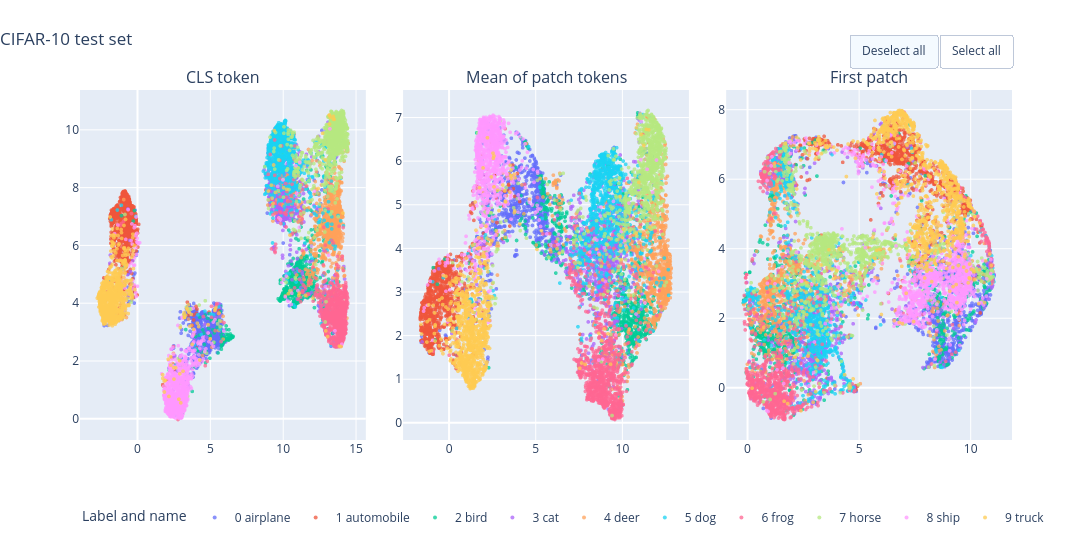

Notebook code for this chart:
### Code cell
class_name = [f"{int(label)} {CLASS_NAMES[int(label)]}" for label in labels]
class_order = [f"{i} {name}" for i, name in enumerate(CLASS_NAMES)]
panel_names = list(embeddings)

fig = make_subplots(
    rows=1,
    cols=3,
    subplot_titles=panel_names,
    horizontal_spacing=0.04,
)

for col, name in enumerate(panel_names, start=1):
    frame = pd.DataFrame({
        "umap_1": coords[name][:, 0],
        "umap_2": coords[name][:, 1],
        "label": labels.astype(int),
        "class_name": class_name,
    })
    panel = px.scatter(
        frame,
        x="umap_1",
        y="umap_2",
        color="class_name",
        category_orders={"class_name": class_order},
        color_discrete_sequence=CLASS_COLORS,
        hover_data={"label": True, "class_name": True, "umap_1": ":.2f", "umap_2": ":.2f"},
        labels={"umap_1": "UMAP 1", "umap_2": "UMAP 2", "class_name": "Class"},
    )
    for trace in panel.data:
        trace.legendgroup = trace.name
        trace.showlegend = col == 1
        fig.add_trace(trace, row=1, col=col)

fig.update_traces(marker=dict(size=4, opacity=0.75))
fig.update_layout(
    title=dict(text="CIFAR-10 test set", x=0, xanchor="left"),
    legend=dict(
        title="Label and name",
        orientation="h",
        yanchor="top",
        y=-0.18,
        x=0,
    ),
    width=1400,
    height=560,
    margin=dict(t=90, b=120),
    updatemenus=[
        dict(
            type="buttons",
            direction="right",
            x=1,
            xanchor="right",
            y=1.16,
            yanchor="top",
            buttons=[
                dict(
                    label="Deselect all",
                    method="restyle",
                    args=[{"visible": "legendonly"}],
                ),
                dict(
                    label="Select all",
                    method="restyle",
                    args=[{"visible": True}],
                ),
            ],
        )
    ],
)
fig.show()

### Figure 1 — Plotly figure (JSON) as saved in the notebook; plotly's stock layout.template omitted (floating-point values rounded to 4 significant figures; data arrays with more than 128 entries replaced by an {"elided": "..."} marker saying what was removed)
{"data": [{"customdata": {"elided": "1000x2 mixed values"}, "hovertemplate": "Class=%{customdata[1]}<br>UMAP 1=%{x:.2f}<br>UMAP 2=%{y:.2f}<br>label=%{customdata[0]}<extra></extra>", "legendgroup": "0 airplane", "marker": {"color": "#636EFA", "opacity": 0.75, "size": 4, "symbol": "circle"}, "mode": "markers", "name": "0 airplane", "showlegend": true, "type": "scattergl", "x": {"elided": "1000 float values"}, "xaxis": "x", "y": {"elided": "1000 float values"}, "yaxis": "y"}, {"customdata": {"elided": "1000x2 mixed values"}, "hovertemplate": "Class=%{customdata[1]}<br>UMAP 1=%{x:.2f}<br>UMAP 2=%{y:.2f}<br>label=%{customdata[0]}<extra></extra>", "legendgroup": "1 automobile", "marker": {"color": "#EF553B", "opacity": 0.75, "size": 4, "symbol": "circle"}, "mode": "markers", "name": "1 automobile", "showlegend": true, "type": "scattergl", "x": {"elided": "1000 float values"}, "xaxis": "x", "y": {"elided": "1000 float values"}, "yaxis": "y"}, {"customdata": {"elided": "1000x2 mixed values"}, "hovertemplate": "Class=%{customdata[1]}<br>UMAP 1=%{x:.2f}<br>UMAP 2=%{y:.2f}<br>label=%{customdata[0]}<extra></extra>", "legendgroup": "2 bird", "marker": {"color": "#00CC96", "opacity": 0.75, "size": 4, "symbol": "circle"}, "mode": "markers", "name": "2 bird", "showlegend": true, "type": "scattergl", "x": {"elided": "1000 float values"}, "xaxis": "x", "y": {"elided": "1000 float values"}, "yaxis": "y"}, {"customdata": {"elided": "1000x2 mixed values"}, "hovertemplate": "Class=%{customdata[1]}<br>UMAP 1=%{x:.2f}<br>UMAP 2=%{y:.2f}<br>label=%{customdata[0]}<extra></extra>", "legendgroup": "3 cat", "marker": {"color": "#AB63FA", "opacity": 0.75, "size": 4, "symbol": "circle"}, "mode": "markers", "name": "3 cat", "showlegend": true, "type": "scattergl", "x": {"elided": "1000 float values"}, "xaxis": "x", "y": {"elided": "1000 float values"}, "yaxis": "y"}, {"customdata": {"elided": "1000x2 mixed values"}, "hovertemplate": "Class=%{customdata[1]}<br>UMAP 1=%{x:.2f}<br>UMAP 2=%{y:.2f}<br>label=%{customdata[0]}<extra></extra>", "legendgroup": "4 deer", "marker": {"color": "#FFA15A", "opacity": 0.75, "size": 4, "symbol": "circle"}, "mode": "markers", "name": "4 deer", "showlegend": true, "type": "scattergl", "x": {"elided": "1000 float values"}, "xaxis": "x", "y": {"elided": "1000 float values"}, "yaxis": "y"}, {"customdata": {"elided": "1000x2 mixed values"}, "hovertemplate": "Class=%{customdata[1]}<br>UMAP 1=%{x:.2f}<br>UMAP 2=%{y:.2f}<br>label=%{customdata[0]}<extra></extra>", "legendgroup": "5 dog", "marker": {"color": "#19D3F3", "opacity": 0.75, "size": 4, "symbol": "circle"}, "mode": "markers", "name": "5 dog", "showlegend": true, "type": "scattergl", "x": {"elided": "1000 float values"}, "xaxis": "x", "y": {"elided": "1000 float values"}, "yaxis": "y"}, {"customdata": {"elided": "1000x2 mixed values"}, "hovertemplate": "Class=%{customdata[1]}<br>UMAP 1=%{x:.2f}<br>UMAP 2=%{y:.2f}<br>label=%{customdata[0]}<extra></extra>", "legendgroup": "6 frog", "marker": {"color": "#FF6692", "opacity": 0.75, "size": 4, "symbol": "circle"}, "mode": "markers", "name": "6 frog", "showlegend": true, "type": "scattergl", "x": {"elided": "1000 float values"}, "xaxis": "x", "y": {"elided": "1000 float values"}, "yaxis": "y"}, {"customdata": {"elided": "1000x2 mixed values"}, "hovertemplate": "Class=%{customdata[1]}<br>UMAP 1=%{x:.2f}<br>UMAP 2=%{y:.2f}<br>label=%{customdata[0]}<extra></extra>", "legendgroup": "7 horse", "marker": {"color": "#B6E880", "opacity": 0.75, "size": 4, "symbol": "circle"}, "mode": "markers", "name": "7 horse", "showlegend": true, "type": "scattergl", "x": {"elided": "1000 float values"}, "xaxis": "x", "y": {"elided": "1000 float values"}, "yaxis": "y"}, {"customdata": {"elided": "1000x2 mixed values"}, "hovertemplate": "Class=%{customdata[1]}<br>UMAP 1=%{x:.2f}<br>UMAP 2=%{y:.2f}<br>label=%{customdata[0]}<extra></extra>", "legendgroup": "8 ship", "marker": {"color": "#FF97FF", "opacity": 0.75, "size": 4, "symbol": "circle"}, "mode": "markers", "name": "8 ship", "showlegend": true, "type": "scattergl", "x": {"elided": "1000 float values"}, "xaxis": "x", "y": {"elided": "1000 float values"}, "yaxis": "y"}, {"customdata": {"elided": "1000x2 mixed values"}, "hovertemplate": "Class=%{customdata[1]}<br>UMAP 1=%{x:.2f}<br>UMAP 2=%{y:.2f}<br>label=%{customdata[0]}<extra></extra>", "legendgroup": "9 truck", "marker": {"color": "#FECB52", "opacity": 0.75, "size": 4, "symbol": "circle"}, "mode": "markers", "name": "9 truck", "showlegend": true, "type": "scattergl", "x": {"elided": "1000 float values"}, "xaxis": "x", "y": {"elided": "1000 float values"}, "yaxis": "y"}, {"customdata": {"elided": "1000x2 mixed values"}, "hovertemplate": "Class=%{customdata[1]}<br>UMAP 1=%{x:.2f}<br>UMAP 2=%{y:.2f}<br>label=%{customdata[0]}<extra></extra>", "legendgroup": "0 airplane", "marker": {"color": "#636EFA", "opacity": 0.75, "size": 4, "symbol": "circle"}, "mode": "markers", "name": "0 airplane", "showlegend": false, "type": "scattergl", "x": {"elided": "1000 float values"}, "xaxis": "x2", "y": {"elided": "1000 float values"}, "yaxis": "y2"}, {"customdata": {"elided": "1000x2 mixed values"}, "hovertemplate": "Class=%{customdata[1]}<br>UMAP 1=%{x:.2f}<br>UMAP 2=%{y:.2f}<br>label=%{customdata[0]}<extra></extra>", "legendgroup": "1 automobile", "marker": {"color": "#EF553B", "opacity": 0.75, "size": 4, "symbol": "circle"}, "mode": "markers", "name": "1 automobile", "showlegend": false, "type": "scattergl", "x": {"elided": "1000 float values"}, "xaxis": "x2", "y": {"elided": "1000 float values"}, "yaxis": "y2"}, {"customdata": {"elided": "1000x2 mixed values"}, "hovertemplate": "Class=%{customdata[1]}<br>UMAP 1=%{x:.2f}<br>UMAP 2=%{y:.2f}<br>label=%{customdata[0]}<extra></extra>", "legendgroup": "2 bird", "marker": {"color": "#00CC96", "opacity": 0.75, "size": 4, "symbol": "circle"}, "mode": "markers", "name": "2 bird", "showlegend": false, "type": "scattergl", "x": {"elided": "1000 float values"}, "xaxis": "x2", "y": {"elided": "1000 float values"}, "yaxis": "y2"}, {"customdata": {"elided": "1000x2 mixed values"}, "hovertemplate": "Class=%{customdata[1]}<br>UMAP 1=%{x:.2f}<br>UMAP 2=%{y:.2f}<br>label=%{customdata[0]}<extra></extra>", "legendgroup": "3 cat", "marker": {"color": "#AB63FA", "opacity": 0.75, "size": 4, "symbol": "circle"}, "mode": "markers", "name": "3 cat", "showlegend": false, "type": "scattergl", "x": {"elided": "1000 float values"}, "xaxis": "x2", "y": {"elided": "1000 float values"}, "yaxis": "y2"}, {"customdata": {"elided": "1000x2 mixed values"}, "hovertemplate": "Class=%{customdata[1]}<br>UMAP 1=%{x:.2f}<br>UMAP 2=%{y:.2f}<br>label=%{customdata[0]}<extra></extra>", "legendgroup": "4 deer", "marker": {"color": "#FFA15A", "opacity": 0.75, "size": 4, "symbol": "circle"}, "mode": "markers", "name": "4 deer", "showlegend": false, "type": "scattergl", "x": {"elided": "1000 float values"}, "xaxis": "x2", "y": {"elided": "1000 float values"}, "yaxis": "y2"}, {"customdata": {"elided": "1000x2 mixed values"}, "hovertemplate": "Class=%{customdata[1]}<br>UMAP 1=%{x:.2f}<br>UMAP 2=%{y:.2f}<br>label=%{customdata[0]}<extra></extra>", "legendgroup": "5 dog", "marker": {"color": "#19D3F3", "opacity": 0.75, "size": 4, "symbol": "circle"}, "mode": "markers", "name": "5 dog", "showlegend": false, "type": "scattergl", "x": {"elided": "1000 float values"}, "xaxis": "x2", "y": {"elided": "1000 float values"}, "yaxis": "y2"}, {"customdata": {"elided": "1000x2 mixed values"}, "hovertemplate": "Class=%{customdata[1]}<br>UMAP 1=%{x:.2f}<br>UMAP 2=%{y:.2f}<br>label=%{customdata[0]}<extra></extra>", "legendgroup": "6 frog", "marker": {"color": "#FF6692", "opacity": 0.75, "size": 4, "symbol": "circle"}, "mode": "markers", "name": "6 frog", "showlegend": false, "type": "scattergl", "x": {"elided": "1000 float values"}, "xaxis": "x2", "y": {"elided": "1000 float values"}, "yaxis": "y2"}, {"customdata": {"elided": "1000x2 mixed values"}, "hovertemplate": "Class=%{customdata[1]}<br>UMAP 1=%{x:.2f}<br>UMAP 2=%{y:.2f}<br>label=%{customdata[0]}<extra></extra>", "legendgroup": "7 horse", "marker": {"color": "#B6E880", "opacity": 0.75, "size": 4, "symbol": "circle"}, "mode": "markers", "name": "7 horse", "showlegend": false, "type": "scattergl", "x": {"elided": "1000 float values"}, "xaxis": "x2", "y": {"elided": "1000 float values"}, "yaxis": "y2"}, {"customdata": {"elided": "1000x2 mixed values"}, "hovertemplate": "Class=%{customdata[1]}<br>UMAP 1=%{x:.2f}<br>UMAP 2=%{y:.2f}<br>label=%{customdata[0]}<extra></extra>", "legendgroup": "8 ship", "marker": {"color": "#FF97FF", "opacity": 0.75, "size": 4, "symbol": "circle"}, "mode": "markers", "name": "8 ship", "showlegend": false, "type": "scattergl", "x": {"elided": "1000 float values"}, "xaxis": "x2", "y": {"elided": "1000 float values"}, "yaxis": "y2"}, {"customdata": {"elided": "1000x2 mixed values"}, "hovertemplate": "Class=%{customdata[1]}<br>UMAP 1=%{x:.2f}<br>UMAP 2=%{y:.2f}<br>label=%{customdata[0]}<extra></extra>", "legendgroup": "9 truck", "marker": {"color": "#FECB52", "opacity": 0.75, "size": 4, "symbol": "circle"}, "mode": "markers", "name": "9 truck", "showlegend": false, "type": "scattergl", "x": {"elided": "1000 float values"}, "xaxis": "x2", "y": {"elided": "1000 float values"}, "yaxis": "y2"}, {"customdata": {"elided": "1000x2 mixed values"}, "hovertemplate": "Class=%{customdata[1]}<br>UMAP 1=%{x:.2f}<br>UMAP 2=%{y:.2f}<br>label=%{customdata[0]}<extra></extra>", "legendgroup": "0 airplane", "marker": {"color": "#636EFA", "opacity": 0.75, "size": 4, "symbol": "circle"}, "mode": "markers", "name": "0 airplane", "showlegend": false, "type": "scattergl", "x": {"elided": "1000 float values"}, "xaxis": "x3", "y": {"elided": "1000 float values"}, "yaxis": "y3"}, {"customdata": {"elided": "1000x2 mixed values"}, "hovertemplate": "Class=%{customdata[1]}<br>UMAP 1=%{x:.2f}<br>UMAP 2=%{y:.2f}<br>label=%{customdata[0]}<extra></extra>", "legendgroup": "1 automobile", "marker": {"color": "#EF553B", "opacity": 0.75, "size": 4, "symbol": "circle"}, "mode": "markers", "name": "1 automobile", "showlegend": false, "type": "scattergl", "x": {"elided": "1000 float values"}, "xaxis": "x3", "y": {"elided": "1000 float values"}, "yaxis": "y3"}, {"customdata": {"elided": "1000x2 mixed values"}, "hovertemplate": "Class=%{customdata[1]}<br>UMAP 1=%{x:.2f}<br>UMAP 2=%{y:.2f}<br>label=%{customdata[0]}<extra></extra>", "legendgroup": "2 bird", "marker": {"color": "#00CC96", "opacity": 0.75, "size": 4, "symbol": "circle"}, "mode": "markers", "name": "2 bird", "showlegend": false, "type": "scattergl", "x": {"elided": "1000 float values"}, "xaxis": "x3", "y": {"elided": "1000 float values"}, "yaxis": "y3"}, {"customdata": {"elided": "1000x2 mixed values"}, "hovertemplate": "Class=%{customdata[1]}<br>UMAP 1=%{x:.2f}<br>UMAP 2=%{y:.2f}<br>label=%{customdata[0]}<extra></extra>", "legendgroup": "3 cat", "marker": {"color": "#AB63FA", "opacity": 0.75, "size": 4, "symbol": "circle"}, "mode": "markers", "name": "3 cat", "showlegend": false, "type": "scattergl", "x": {"elided": "1000 float values"}, "xaxis": "x3", "y": {"elided": "1000 float values"}, "yaxis": "y3"}, {"customdata": {"elided": "1000x2 mixed values"}, "hovertemplate": "Class=%{customdata[1]}<br>UMAP 1=%{x:.2f}<br>UMAP 2=%{y:.2f}<br>label=%{customdata[0]}<extra></extra>", "legendgroup": "4 deer", "marker": {"color": "#FFA15A", "opacity": 0.75, "size": 4, "symbol": "circle"}, "mode": "markers", "name": "4 deer", "showlegend": false, "type": "scattergl", "x": {"elided": "1000 float values"}, "xaxis": "x3", "y": {"elided": "1000 float values"}, "yaxis": "y3"}, {"customdata": {"elided": "1000x2 mixed values"}, "hovertemplate": "Class=%{customdata[1]}<br>UMAP 1=%{x:.2f}<br>UMAP 2=%{y:.2f}<br>label=%{customdata[0]}<extra></extra>", "legendgroup": "5 dog", "marker": {"color": "#19D3F3", "opacity": 0.75, "size": 4, "symbol": "circle"}, "mode": "markers", "name": "5 dog", "showlegend": false, "type": "scattergl", "x": {"elided": "1000 float values"}, "xaxis": "x3", "y": {"elided": "1000 float values"}, "yaxis": "y3"}, {"customdata": {"elided": "1000x2 mixed values"}, "hovertemplate": "Class=%{customdata[1]}<br>UMAP 1=%{x:.2f}<br>UMAP 2=%{y:.2f}<br>label=%{customdata[0]}<extra></extra>", "legendgroup": "6 frog", "marker": {"color": "#FF6692", "opacity": 0.75, "size": 4, "symbol": "circle"}, "mode": "markers", "name": "6 frog", "showlegend": false, "type": "scattergl", "x": {"elided": "1000 float values"}, "xaxis": "x3", "y": {"elided": "1000 float values"}, "yaxis": "y3"}, {"customdata": {"elided": "1000x2 mixed values"}, "hovertemplate": "Class=%{customdata[1]}<br>UMAP 1=%{x:.2f}<br>UMAP 2=%{y:.2f}<br>label=%{customdata[0]}<extra></extra>", "legendgroup": "7 horse", "marker": {"color": "#B6E880", "opacity": 0.75, "size": 4, "symbol": "circle"}, "mode": "markers", "name": "7 horse", "showlegend": false, "type": "scattergl", "x": {"elided": "1000 float values"}, "xaxis": "x3", "y": {"elided": "1000 float values"}, "yaxis": "y3"}, {"customdata": {"elided": "1000x2 mixed values"}, "hovertemplate": "Class=%{customdata[1]}<br>UMAP 1=%{x:.2f}<br>UMAP 2=%{y:.2f}<br>label=%{customdata[0]}<extra></extra>", "legendgroup": "8 ship", "marker": {"color": "#FF97FF", "opacity": 0.75, "size": 4, "symbol": "circle"}, "mode": "markers", "name": "8 ship", "showlegend": false, "type": "scattergl", "x": {"elided": "1000 float values"}, "xaxis": "x3", "y": {"elided": "1000 float values"}, "yaxis": "y3"}, {"customdata": {"elided": "1000x2 mixed values"}, "hovertemplate": "Class=%{customdata[1]}<br>UMAP 1=%{x:.2f}<br>UMAP 2=%{y:.2f}<br>label=%{customdata[0]}<extra></extra>", "legendgroup": "9 truck", "marker": {"color": "#FECB52", "opacity": 0.75, "size": 4, "symbol": "circle"}, "mode": "markers", "name": "9 truck", "showlegend": false, "type": "scattergl", "x": {"elided": "1000 float values"}, "xaxis": "x3", "y": {"elided": "1000 float values"}, "yaxis": "y3"}], "layout": {"annotations": [{"font": {"size": 16}, "showarrow": false, "text": "CLS token", "x": 0.1533, "xanchor": "center", "xref": "paper", "y": 1, "yanchor": "bottom", "yref": "paper"}, {"font": {"size": 16}, "showarrow": false, "text": "Mean of patch tokens", "x": 0.5, "xanchor": "center", "xref": "paper", "y": 1, "yanchor": "bottom", "yref": "paper"}, {"font": {"size": 16}, "showarrow": false, "text": "First patch", "x": 0.8467, "xanchor": "center", "xref": "paper", "y": 1, "yanchor": "bottom", "yref": "paper"}], "height": 560, "legend": {"orientation": "h", "title": {"text": "Label and name"}, "x": 0, "y": -0.18, "yanchor": "top"}, "margin": {"b": 120, "t": 90}, "title": {"text": "CIFAR-10 test set", "x": 0, "xanchor": "left"}, "updatemenus": [{"buttons": [{"args": [{"visible": "legendonly"}], "label": "Deselect all", "method": "restyle"}, {"args": [{"visible": true}], "label": "Select all", "method": "restyle"}], "direction": "right", "type": "buttons", "x": 1, "xanchor": "right", "y": 1.16, "yanchor": "top"}], "width": 1400, "xaxis": {"anchor": "y", "domain": [0, 0.3067]}, "xaxis2": {"anchor": "y2", "domain": [0.3467, 0.6533]}, "xaxis3": {"anchor": "y3", "domain": [0.6933, 1]}, "yaxis": {"anchor": "x", "domain": [0, 1]}, "yaxis2": {"anchor": "x2", "domain": [0, 1]}, "yaxis3": {"anchor": "x3", "domain": [0, 1]}}}
